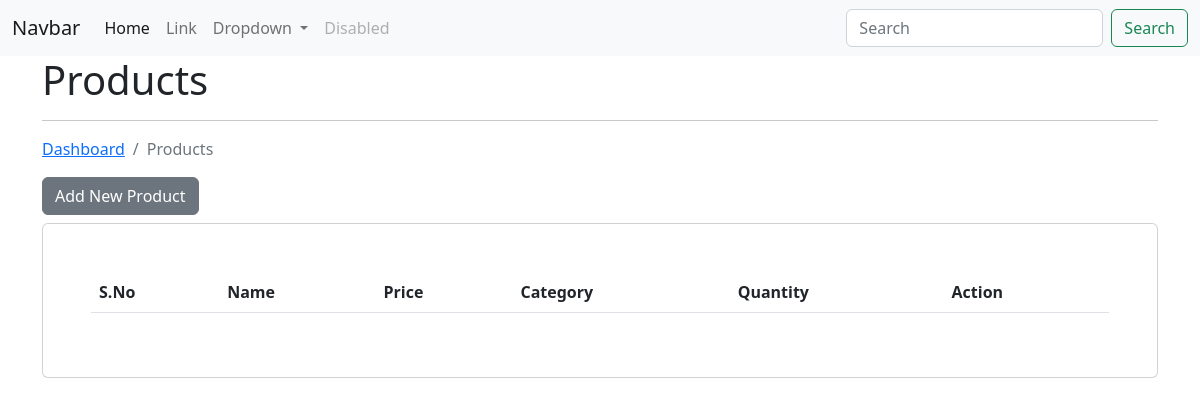
/ecom/products/, run on an earlier commit of the app's database.
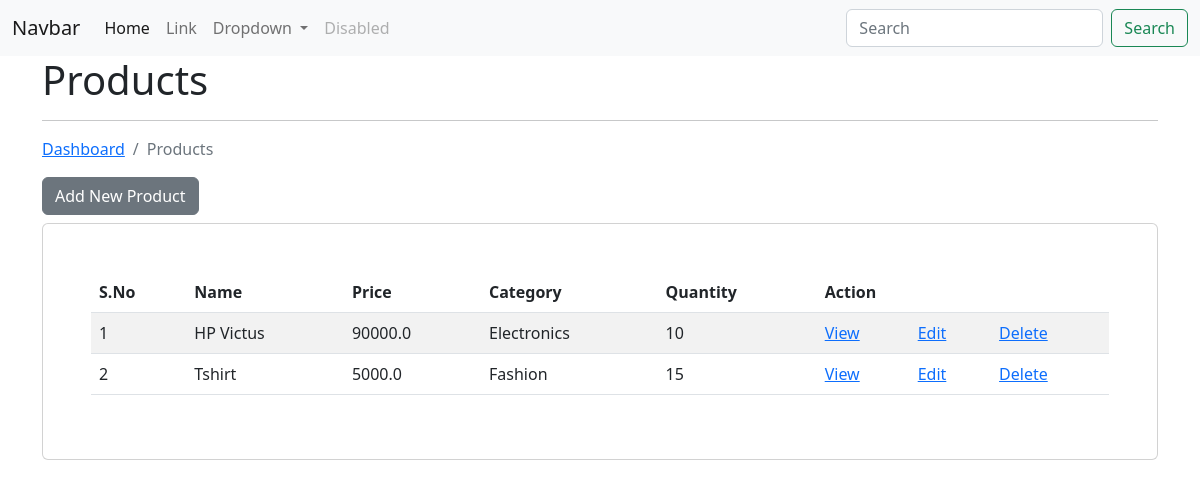
And on a later commit of the database.
### app_ecom/models.py (models this page shows)
class Product(models.Model):
    title = models.CharField(max_length=200)
    desc = models.CharField(max_length=200)
    category = models.ForeignKey(Category, on_delete=models.CASCADE)
    price = models.FloatField()
    image = models.FileField(null=True, blank=True)
    quantity = models.IntegerField()
    discount = models.FloatField()
    cod = models.CharField(max_length=100)
    user = models.ForeignKey(User, on_delete=models.CASCADE)
    class Meta:
        db_table = 'app_products'

class Category(models.Model):
    category_name = models.CharField(max_length=200)
    def __str__(self):
        return self.category_name
    class Meta:
        db_table = 'app_categories'

### app_ecom/views.py (the view)
# urls.py: path('products/', views.product_index, name='list-product'),
def product_index(request):
    products = Product.objects.all()
    context = {"data": products}
    return render(request, 'products/product_index.html', context)

### templates/products/product_index.html (shortened to what this page needs)
{% extends "layouts/master.html" %}
{% block content %}
    <div class="container">
        <h1>Products</h1>
        <hr>
        <nav aria-label="breadcrumb">
            <ol class="breadcrumb">
              <li class="breadcrumb-item"><a href="{% url 'dashboard' %}">Dashboard</a></li>
              <li class="breadcrumb-item active">Products</li>
            </ol>
        </nav>
        <a href="{% url 'add-product' %}" class="btn btn-secondary mb-2">Add New Product</a>
        <div class="card p-5">
            <table class="table table-striped table-hover">
                <thead>
                    <tr>
                        <th>S.No</th>
                        <th>Name</th>
                        <th>Price</th>
                        <th>Category</th>
                        <th>Quantity</th>
                        <th colspan="3">Action</th>
                    </tr>
                </thead>
                <tbody>
                    {% for val in data %}
                    <tr>
                        <td>{{ forloop.counter }}</td>
                        <td>{{ val.title }}</td>
                        <td>{{ val.price }}</td>
                        <td>{{ val.category }}</td>
                        <td>{{ val.quantity }}</td>
                        <td><a href="{% url 'view-product' val.id %}">View</a></td>
                        <td><a href="{% url 'edit-product' val.id %}">Edit</a></td>
                        <td><a href="{% url 'delete-product' val.id %}">Delete</a></td>
                    </tr>
                    {% endfor %}
                </tbody>
            </table>
        </div>
    </div>
{% endblock content %}

### templates/layouts/master.html (shortened to what this page needs)
<!doctype html>
<html lang="en">
<head>
    <link href="https://cdn.jsdelivr.net/npm/bootstrap@5.2.3/dist/css/bootstrap.min.css" rel="stylesheet"
>
</head>
<body>
    <nav class="navbar navbar-expand-lg bg-light">
        <div class="container-fluid">
            <a class="navbar-brand" href="#">Navbar</a>
            <div class="collapse navbar-collapse" id="navbarSupportedContent">
                <ul class="navbar-nav me-auto mb-2 mb-lg-0">
                    <li class="nav-item">
                        <a class="nav-link active" aria-current="page" href="#">Home</a>
                    </li>
                    <li class="nav-item">
                        <a class="nav-link" href="#">Link</a>
                    </li>
                    <li class="nav-item dropdown">
                        <a class="nav-link dropdown-toggle" href="#" role="button" data-bs-toggle="dropdown"
                            aria-expanded="false">
                            Dropdown
                        </a>
                    </li>
                    <li class="nav-item">
                        <a class="nav-link disabled">Disabled</a>
                    </li>
                </ul>
                <form class="d-flex" role="search">
                    <input class="form-control me-2" type="search" placeholder="Search" aria-label="Search">
                    <button class="btn btn-outline-success" type="submit">Search</button>
                </form>
            </div>
        </div>
    </nav>
    {% block content %}
    {% endblock %}
</body>
</html>

What changed in the data, as far as the page shows it:
added Product: title "HP Victus", price "90000.0", category "Electronics", quantity "10"
added Product: title "Tshirt", price "5000.0", category "Fashion", quantity "15"
